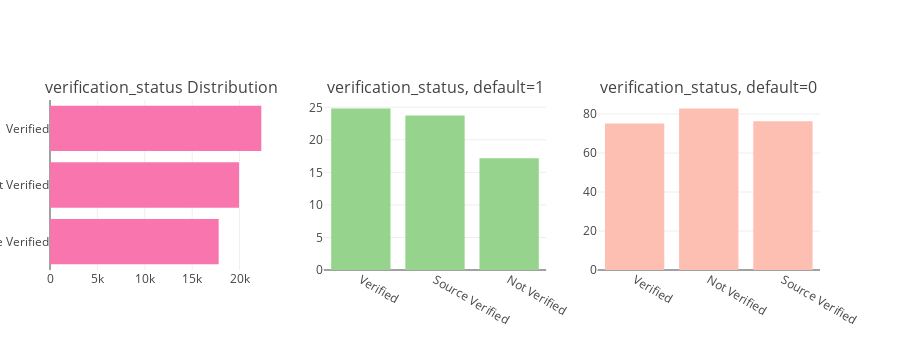

Notebook code cell kept with this figure:
### Code cell
tr0 = bar_hor(app_train, "verification_status", "Distribution of verification_status Variable" ,"#f975ae", w=700, lm=100, return_trace= True)
tr1, tr2 = gp('verification_status', 'Distribution of Default with verification_status')

fig = tools.make_subplots(rows=1, cols=3, print_grid=False, subplot_titles = ["verification_status Distribution" , "verification_status, default=1" ,"verification_status, default=0"])
fig.append_trace(tr0, 1, 1);
fig.append_trace(tr1, 1, 2);
fig.append_trace(tr2, 1, 3);
fig['layout'].update(height=350, showlegend=False, margin=dict(l=50));
iplot(fig);

### Figure 1 — Plotly figure (JSON) as saved in the notebook; plotly's stock layout.template omitted (floating-point values rounded to 4 significant figures)
{"data": [{"marker": {"color": "#f975ae"}, "orientation": "h", "type": "bar", "uid": "0660aec6-d1a9-11e8-9b11-7440bb220e36", "x": [17793, 19936, 22292], "xaxis": "x", "y": ["Source Verified", "Not Verified", "Verified"], "yaxis": "y"}, {"marker": {"color": "#96D38C"}, "name": "default : 1", "type": "bar", "uid": "0660fe8c-d1a9-11e8-9d18-7440bb220e36", "x": ["Verified", "Source Verified", "Not Verified"], "xaxis": "x2", "y": [24.82, 23.76, 17.18], "yaxis": "y2"}, {"marker": {"color": "#FEBFB3"}, "name": "default : 0", "type": "bar", "uid": "06614e76-d1a9-11e8-8605-7440bb220e36", "x": ["Verified", "Not Verified", "Source Verified"], "xaxis": "x3", "y": [75.18, 82.82, 76.24], "yaxis": "y3"}], "layout": {"annotations": [{"font": {"size": 16}, "showarrow": false, "text": "verification_status Distribution", "x": 0.1444, "xanchor": "center", "xref": "paper", "y": 1, "yanchor": "bottom", "yref": "paper"}, {"font": {"size": 16}, "showarrow": false, "text": "verification_status, default=1", "x": 0.5, "xanchor": "center", "xref": "paper", "y": 1, "yanchor": "bottom", "yref": "paper"}, {"font": {"size": 16}, "showarrow": false, "text": "verification_status, default=0", "x": 0.8556, "xanchor": "center", "xref": "paper", "y": 1, "yanchor": "bottom", "yref": "paper"}], "height": 350, "margin": {"l": 50}, "showlegend": false, "xaxis": {"anchor": "y", "domain": [0, 0.2889]}, "xaxis2": {"anchor": "y2", "domain": [0.3556, 0.6444]}, "xaxis3": {"anchor": "y3", "domain": [0.7111, 1]}, "yaxis": {"anchor": "x", "domain": [0, 1]}, "yaxis2": {"anchor": "x2", "domain": [0, 1]}, "yaxis3": {"anchor": "x3", "domain": [0, 1]}}}
